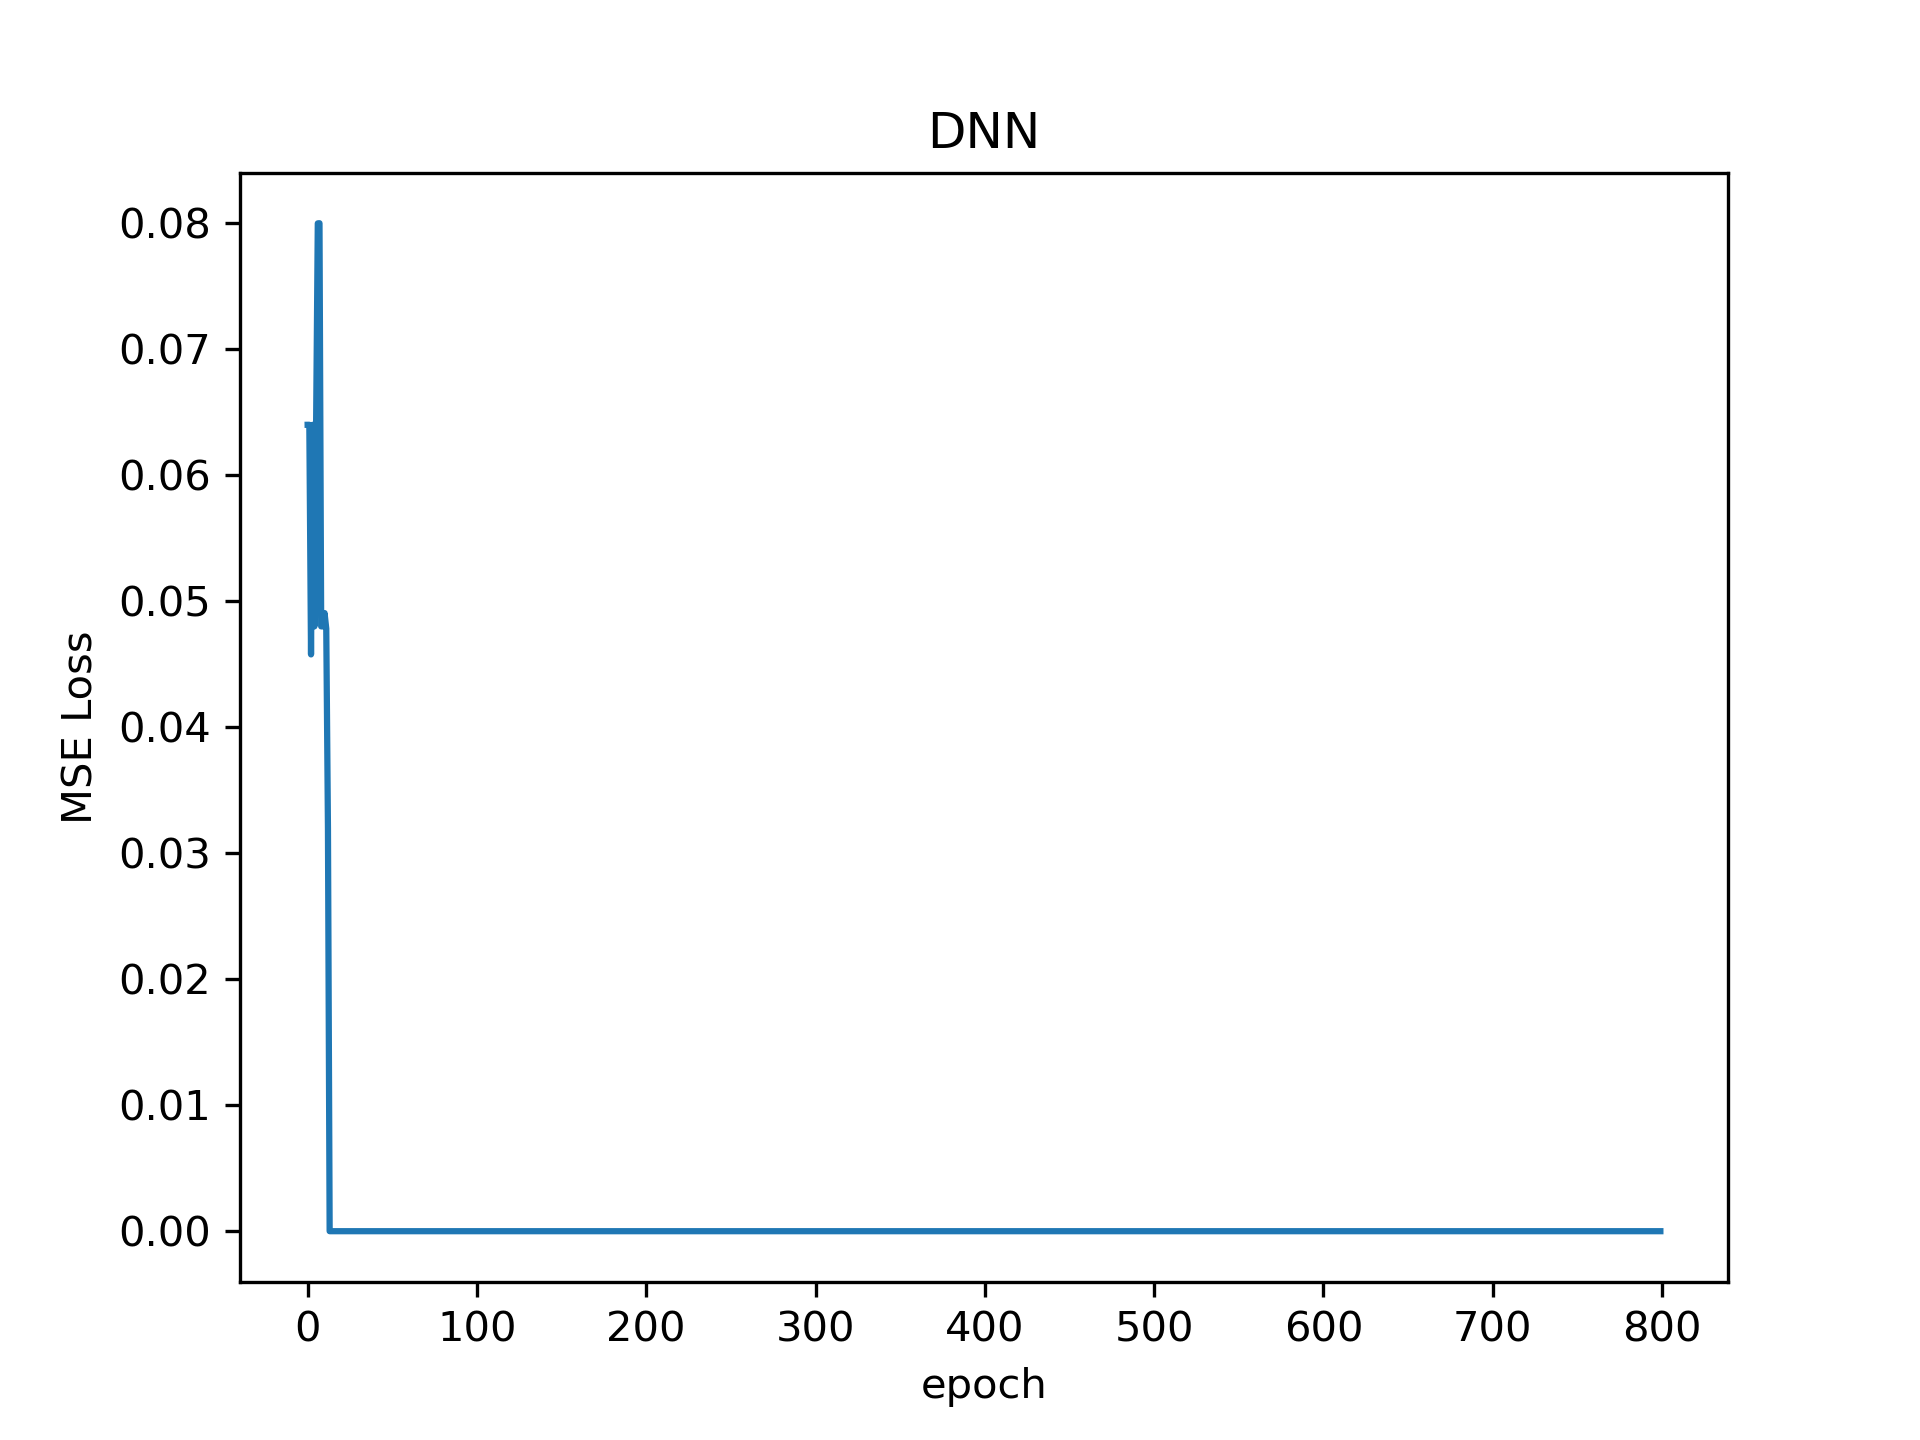

Generate this figure with Python:
import numpy as np
import matplotlib.pyplot as plt

def sigmoid(x):
    return 1 / (1 + np.exp(-x))

def sigmoid_derivative(x):
    return x * (1 - x)

def ReLu(x):
    for i in range(x.shape[0]):
        if x[i] < 0:
            x[i] = 0
    return x

def ReLu_derivative(x):
    for i in range(x.shape[0]):
        if x[i] < 0:
            x[i] = 0
        else:
            x[i] = 1
    return x
    
def softmax(x):
    x -= np.max(x)
    softmax_sum = np.sum(np.exp(x))
    for i in range(x.shape[0]):
        x[i] = np.exp(x[i]) / softmax_sum 
    return x

def DNN(data, y, layer, learn_rate, epochs):
    
    loss_list = []
    
    W1 = np.random.randn(layer[0], layer[1])
    W2 = np.random.randn(layer[1], layer[2])
    W3 = np.random.randn(layer[2], layer[3])
    W4 = np.random.randn(layer[3], layer[4])

    for epoch in range(epochs):
        mse = 0
        for i in range(data.shape[0]):
            hidden_1 = ReLu(data[i] @ W1)
            hidden_2 = ReLu(hidden_1 @ W2)
            hidden_3 = ReLu(hidden_2 @ W3)
            output = softmax(hidden_3 @ W4)
            error_4 = y[i] - output
            mse += np.sum(error_4**2) / 25
            delta_4 = error_4 * 1
            error_3 = delta_4 @ W4.T
            delta_3 = error_3 * ReLu_derivative(hidden_3)
            error_2 = delta_3 @ W3.T
            delta_2 = error_2 * ReLu_derivative(hidden_2)
            error_1 = delta_2 @ W2.T
            delta_1 = error_1 * ReLu_derivative(hidden_1)
            # 更新 W
            W4 = W4 + learn_rate * (hidden_3.reshape(layer[3], 1) @ delta_4.reshape(1, layer[4]))
            W3 = W3 + learn_rate * (hidden_2.reshape(layer[2], 1) @ delta_3.reshape(1, layer[3]))
            W2 = W2 + learn_rate * (hidden_1.reshape(layer[1], 1) @ delta_2.reshape(1, layer[2]))
            W1 = W1 + learn_rate * (data[i].reshape(layer[0], 1) @ delta_1.reshape(1, layer[1]))
        mse /= data.shape[0]
        loss_list.append(mse)
        print('progress: ', epoch+1, 'loss=', mse)
    return W1, W2, W3, W4, loss_list

def DNN_dropout(data, y, layer, learn_rate, epochs, dropout_rate = 0):
    loss_list = []
    
    mask_1 = np.ones(layer[1]) / (1 - dropout_rate)
    for i in range(int(np.around(dropout_rate * layer[1]))):
        mask_1[i] = 0
    mask_2 = np.ones(layer[2]) / (1 - dropout_rate)
    for i in range(int(np.around(dropout_rate * layer[2]))):
        mask_2[i] = 0
    mask_3 = np.ones(layer[3]) / (1 - dropout_rate)
    for i in range(int(np.around(dropout_rate * layer[3]))):
        mask_3[i] = 0

    W1 = np.random.randn(layer[0], layer[1])
    W2 = np.random.randn(layer[1], layer[2])
    W3 = np.random.randn(layer[2], layer[3])
    W4 = np.random.randn(layer[3], layer[4])

    for epoch in range(epochs):
        mse = 0
        np.random.shuffle(mask_1)
        np.random.shuffle(mask_2)
        np.random.shuffle(mask_3)
        for i in range(data.shape[0]):
            hidden_1 = sigmoid(data[i] @ W1) * mask_1
            hidden_2 = sigmoid(hidden_1 @ W2) * mask_2
            hidden_3 = sigmoid(hidden_2 @ W3) * mask_3
            output = softmax(hidden_3 @ W4)
            error_4 = y[i] - output
            mse += np.sum(error_4**2) / 25
            delta_4 = error_4 * 1
            error_3 = delta_4 @ W4.T
            delta_3 = error_3 * sigmoid_derivative(hidden_3)
            error_2 = delta_3 @ W3.T
            delta_2 = error_2 * sigmoid_derivative(hidden_2)
            error_1 = delta_2 @ W2.T
            delta_1 = error_1 * sigmoid_derivative(hidden_1)
            # 更新 W
            W4 = W4 + learn_rate * (hidden_3.reshape(layer[3], 1) @ delta_4.reshape(1, layer[4]))
            W3 = W3 + learn_rate * (hidden_2.reshape(layer[2], 1) @ delta_3.reshape(1, layer[3]))
            W2 = W2 + learn_rate * (hidden_1.reshape(layer[1], 1) @ delta_2.reshape(1, layer[2]))
            W1 = W1 + learn_rate * (data[i].reshape(layer[0], 1) @ delta_1.reshape(1, layer[1]))
        mse /= data.shape[0]
        loss_list.append(mse)
        # print('progress: ', epoch+1, 'loss=', mse)
    return W1, W2, W3, W4, loss_list

if __name__ == '__main__':
    data = np.array([[0, 1, 1, 0, 0,
                    0, 0, 1, 0, 0,
                    0, 0, 1, 0, 0,
                    0, 0, 1, 0, 0,
                    0, 1, 1, 1, 0],
                    [1, 1, 1, 1, 0,
                    0, 0, 0, 0, 1,
                    0, 1, 1, 1, 0,
                    1, 0, 0, 0, 0,
                    1, 1, 1, 1, 1],
                    [1, 1, 1, 1, 0,
                    0, 0, 0, 0, 1,
                    0, 1, 1, 1, 0,
                    0, 0, 0, 0, 1,
                    1, 1, 1, 1, 0],
                    [0, 0, 0, 1, 0,
                    0, 0, 1, 1, 0,
                    0, 1, 0, 1, 0,
                    1, 1, 1, 1, 1,
                    0, 0, 0, 1, 0],
                    [1, 1, 1, 1, 1,
                    1, 0, 0, 0, 0,
                    1, 1, 1, 1, 0,
                    0, 0, 0, 0, 1,
                    1, 1, 1, 1, 0]
    ])
    label = np.array([[1,0,0,0,0],
                      [0,1,0,0,0],
                      [0,0,1,0,0],
                      [0,0,0,1,0],
                      [0,0,0,0,1]]
    )
    
    layer = ([25, 20, 20, 20, 5])
    learn_rate = 0.01
    epochs_1 = 800
    epochs_2 = 10000
    dropout_rate = 0.2
    
    W1, W2, W3, W4, loss_list_1 = DNN(data, label, layer, learn_rate, epochs_1)
    np.save('W1.npy', W1)
    np.save('W2.npy', W2)
    np.save('W3.npy', W3)
    np.save('W4.npy', W4)
    y_pred = np.empty(shape=label.shape)
    
    for i in range(data.shape[0]):
        hidden_1 = ReLu(data[i] @ W1)
        hidden_2 = ReLu(hidden_1 @ W2)
        hidden_3 = ReLu(hidden_2 @ W3)
        output = softmax(hidden_3 @ W4)
        y_pred[i] = output
    # y_pred = np.around(y_pred, 3)
    
    for i in y_pred:
        print(i)

    W1_2, W2_2, W3_2, W4_2, loss_list_2 = DNN_dropout(data, label, layer, learn_rate, epochs_2, dropout_rate)
    np.save('W1_2.npy', W1_2)
    np.save('W2_2.npy', W2_2)
    np.save('W3_2.npy', W3_2)
    np.save('W4_2.npy', W4_2)
    y_pred_1 = np.empty(shape=label.shape)

    for i in range(data.shape[0]):
        hidden_1 = sigmoid(data[i] @ W1_2)
        hidden_2 = sigmoid(hidden_1 @ W2_2)
        hidden_3 = sigmoid(hidden_2 @ W3_2)
        output = softmax(hidden_3 @ W4_2)
        y_pred_1[i] = output
    y_pred_1 = np.around(y_pred_1,3)
    
    for i in y_pred_1:
        print(i)
    
    
    fig1 = plt.figure(1)
    plt.plot(range(epochs_1), loss_list_1)
    plt.title('DNN')
    plt.ylabel('MSE Loss')
    plt.xlabel('epoch')
    plt.savefig('6_1.png',dpi = 300)
    plt.show()

    fig2 = plt.figure(2)
    plt.plot(range(epochs_2), loss_list_2)
    plt.title('DNN dropout')
    plt.ylabel('MSE Loss')
    plt.xlabel('epoch')
    plt.savefig('6_2.png',dpi = 300)
    plt.show()